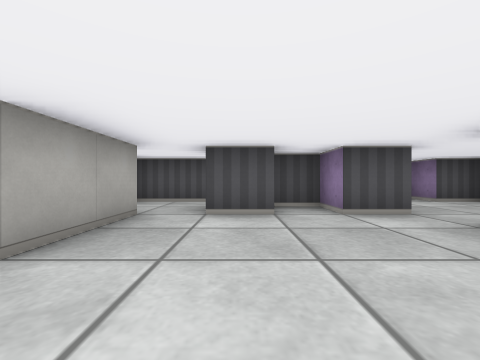
view 1 (above)

24 first-person views from a walk through a cub3D ray-caster map. The camera is about half as high as the walls, looks level and sees 90° across. The floor is counted in squares. Each view is taken from the middle of a square. On the plan, view 1 faces up. The plan holds only what a view shows up to about 9 squares ahead; the rest is blank.

view 2
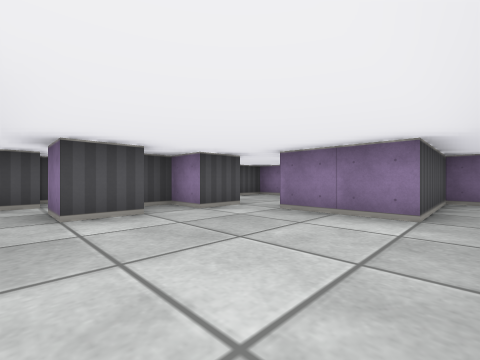

view 3
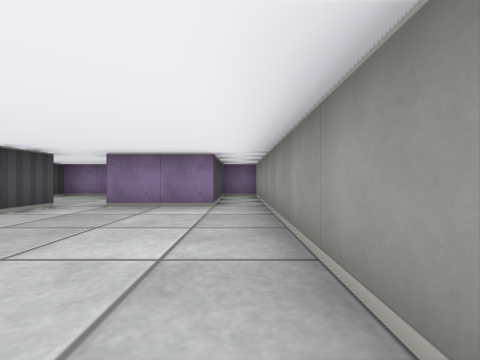

view 4
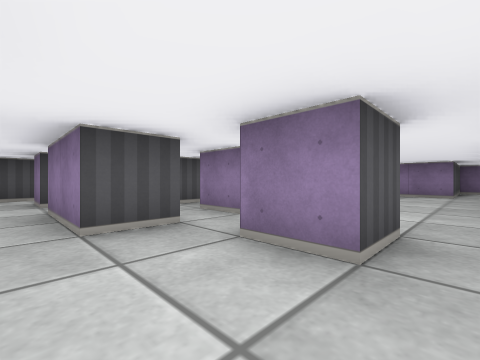

view 5
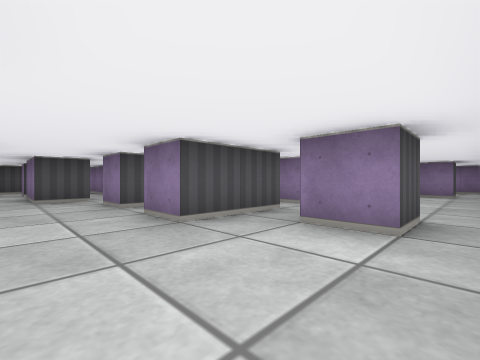

view 6
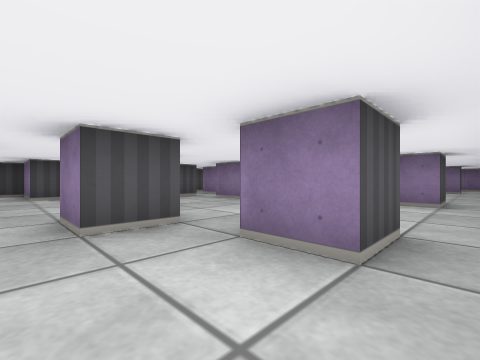

view 7
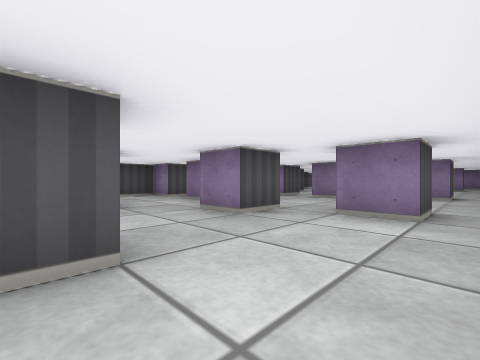

view 8
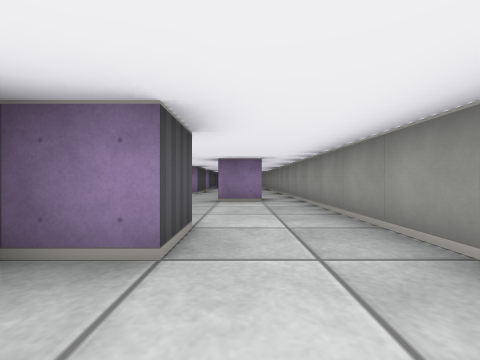

view 9
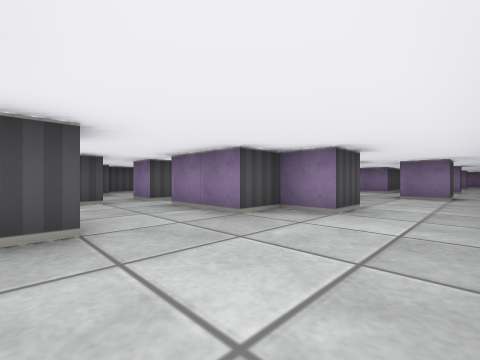

view 10
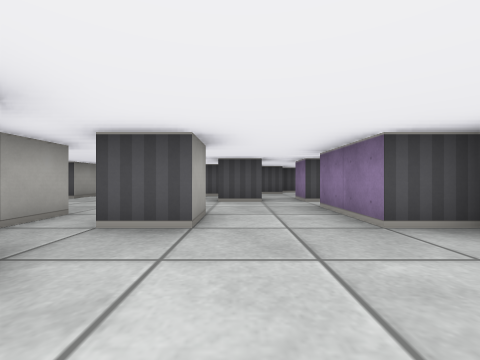

view 11
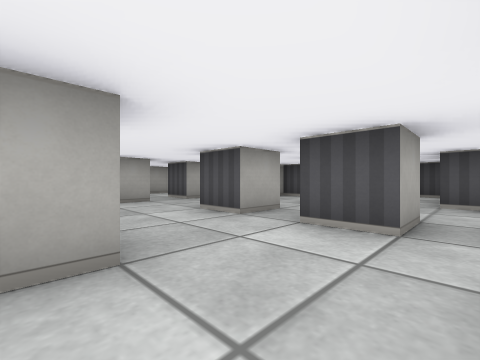

view 12
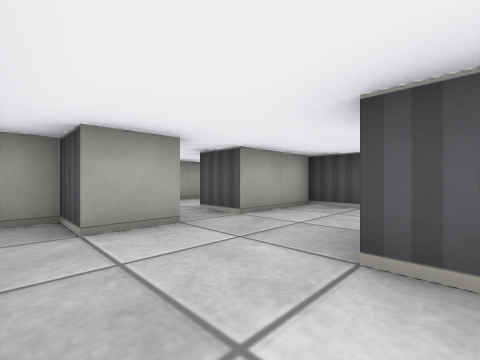

view 13
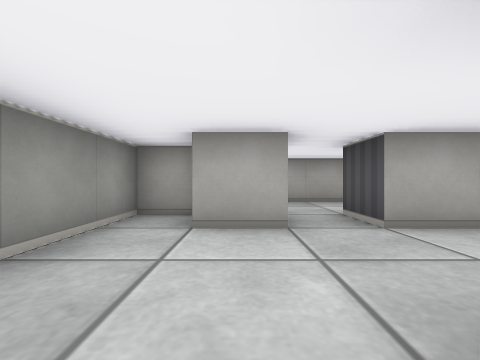

view 14
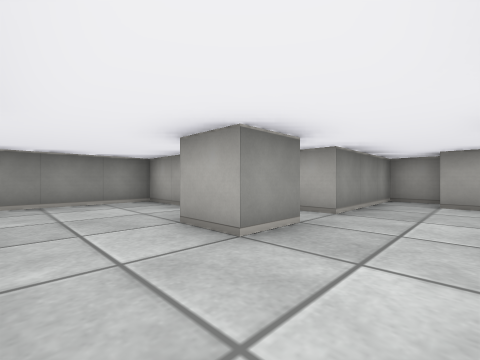

view 15
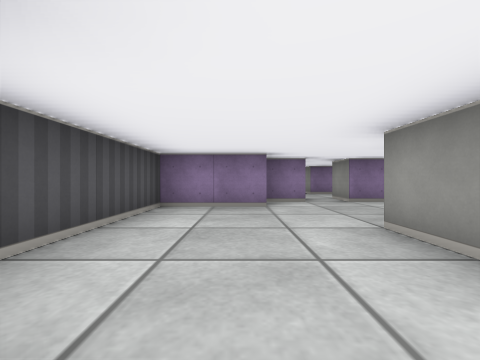

view 16
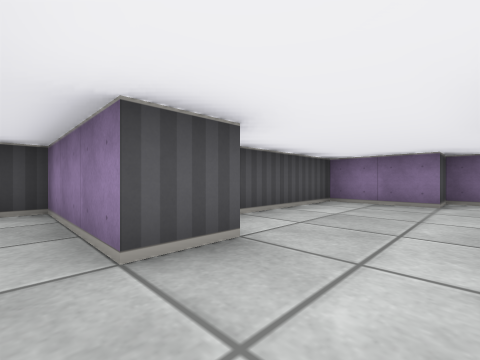

view 17
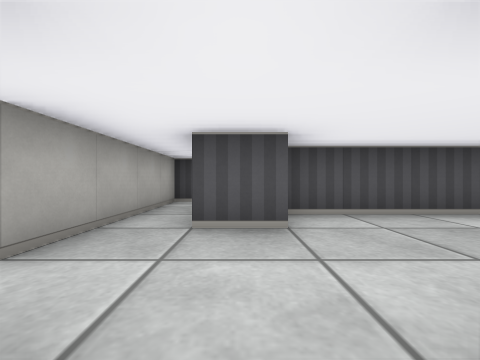

view 18
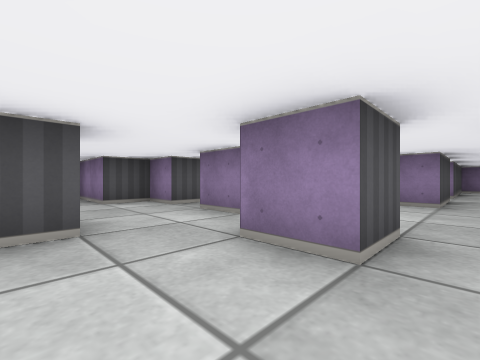

view 19
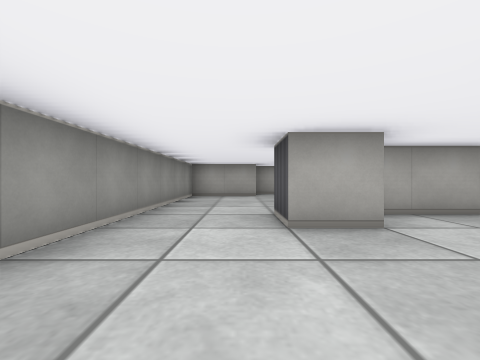

view 20
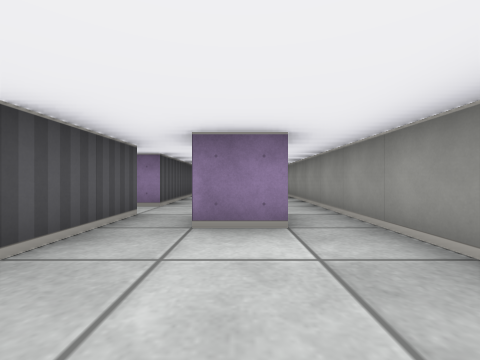

view 21
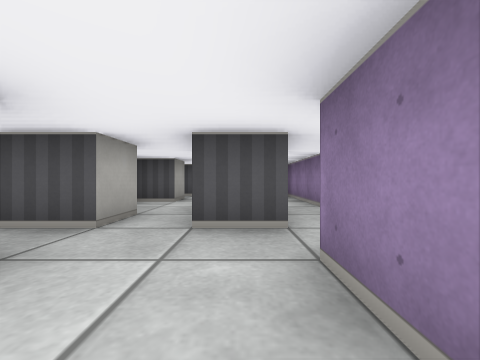

view 22
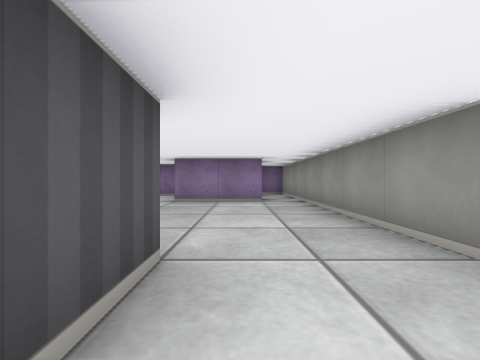

view 23
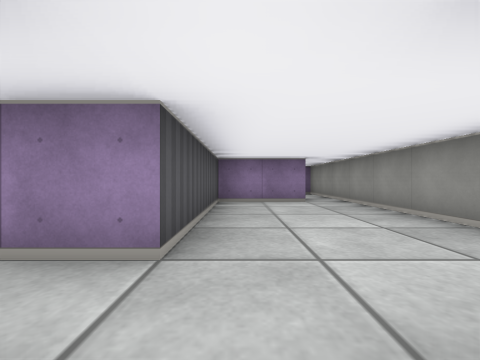

view 24
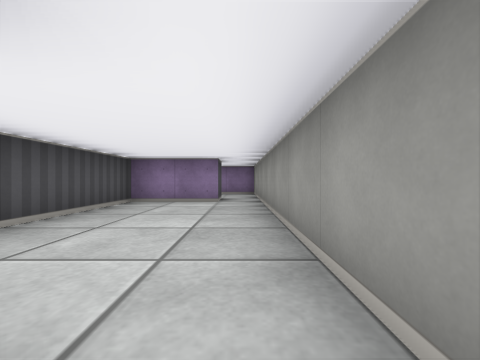

### Floor plan
Ten units are one square. View 1 is at (0, 0); x grows to the right and y downward. Boxes are objects, and circles mark ways between rooms. Rooms are numbered by the first view taken in them; rooms with no view inside come last. Other rooms are left out.
<svg viewBox="-200 -80 260 130">
<path fill="none" stroke="#000" d="M6 -35 -5 -35 -5 -45M-15 5 55 5 55 -5 25 -5 25 -25M26 -35 15 -35 15 -45 6 -45M-15 -35 -15 -15 -25 -15M-75 15 -85 15 -85 5M-75 -5 -75 -15 -65 -15M-65 35 -75 35 -75 25M-35 -5 -45 -5 -45 -15 -40 -15M-25 15 -45 15 -45 5M-95 -5 -100 -5M-44 -25 -55 -25 -55 -45M-35 -25 -35 -35M-25 35 -35 35 -35 25M-105 15 -105 25 -115 25M-65 -35 -65 -25 -75 -25 -75 -35 -85 -35 -85 -55 -124 -55M-115 -25 -105 -25M-125 45 25 45M25 35 25 15 -15 15 -15 5M-155 5 -145 5 -145 15 -155 15M-155 -25 -155 -15 -165 -15M-135 -25 -135 -15 -145 -15M-119 -15 -125 -15 -125 -25M-185 -15 -185 -5 -195 -5 -195 5 -165 5 -165 25M-155 25 -155 45 -125 45M-115 -5 -115 10M-175 -45 -185 -45 -185 -25 -195 -25M-124 -45 -135 -45 -135 -75 -145 -75 -145 -35 -151 -35M-169 -55 -175 -55M-115 25 -115 15 -125 15 -125 -5M-65 -65 -65 -55 -74 -55M-55 -55 -55 -64M-54 -75 -68 -75M-35 -45 -35 -75M-28 -45 -35 -45M-5 -55 -24 -55"/>
<circle cx="-20" cy="10" r="3" fill="#2a7"/>
<circle cx="-35" cy="-5" r="3" fill="#2a7"/>
<circle cx="-10" cy="-40" r="3" fill="#2a7"/>
<circle cx="-114" cy="0" r="3" fill="#2a7"/>
<circle cx="-40" cy="-30" r="3" fill="#2a7"/>
<circle cx="-60" cy="-35" r="3" fill="#2a7"/>
<circle cx="-30" cy="-40" r="3" fill="#2a7"/>
<text x="10" y="-10">1</text>
<text x="-60" y="10">2</text>
<text x="-150" y="-10">3</text>
<text x="-60" y="-60">4</text>
<text x="-20" y="-50">5</text>
</svg>
Room 1 opens to room 2. Room 1 opens to room 5. Room 2 opens to room 3. Room 2 opens to room 4. Room 4 opens to room 5.

Where each view was taken, in squares from view 1:
view 1: 0 up, 0 right, facing up
view 2: 0 up, 1 left, facing up-right
view 3: 0 up, 2 left, facing right
view 4: 0 up, 6 left, facing up-right
view 5: 4 down, 6 left, facing up-right
view 6: 4 down, 9 left, facing up-right
view 7: 4 down, 11 left, facing up-right
view 8: 3 down, 13 left, facing right
view 9: 4 down, 15 left, facing up-right
view 10: 4 down, 14 left, facing up
view 11: 1 down, 13 left, facing up-left
view 12: 0 up, 16 left, facing up-left
view 13: 1 up, 16 left, facing left
view 14: 1 up, 13 left, facing down-left
view 15: 4 up, 13 left, facing right
view 16: 3 up, 14 left, facing up-right
view 17: 2 up, 13 left, facing up
view 18: 2 down, 10 left, facing up-right
view 19: 3 down, 8 left, facing left
view 20: 3 down, 6 left, facing right
view 21: 0 up, 5 left, facing up
view 22: 1 up, 3 left, facing right
view 23: 2 down, 3 left, facing right
view 24: 4 down, 3 left, facing right
